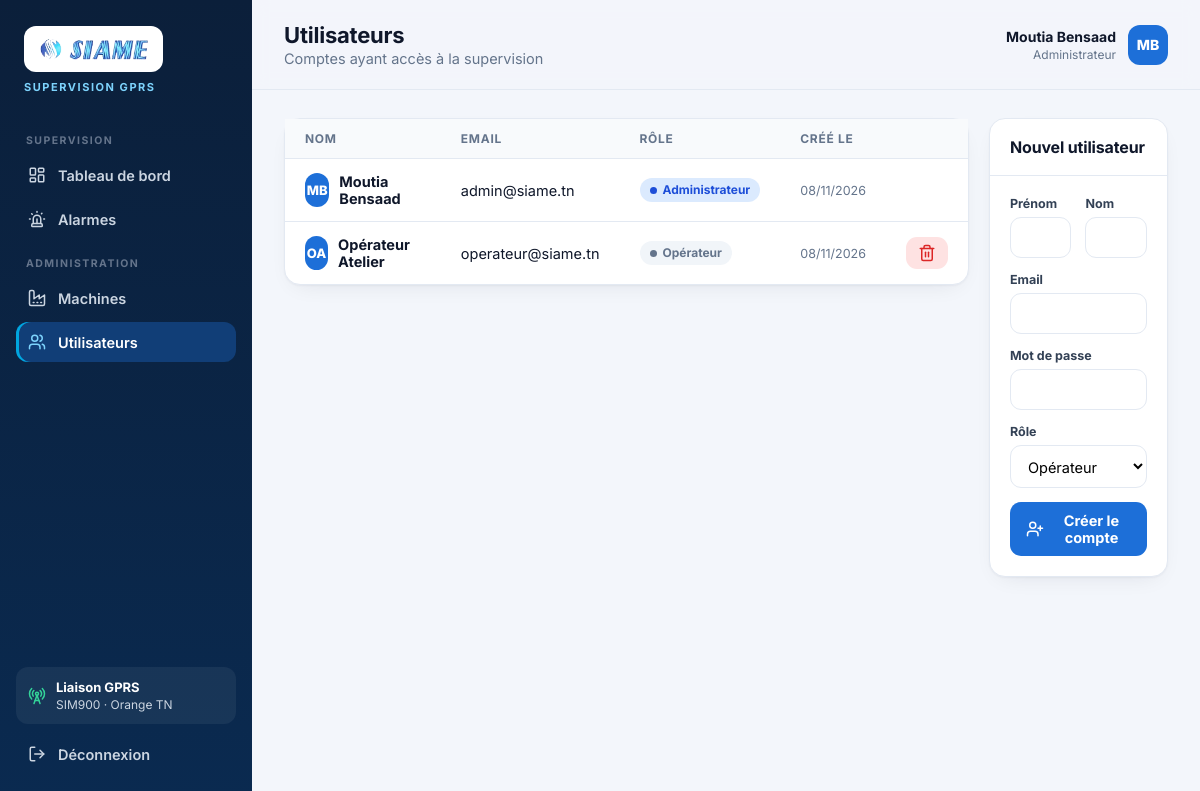
The page /admin/users.php (signed in) on the database its author committed.
### tables this page shows
CREATE TABLE users (
  id            INT AUTO_INCREMENT PRIMARY KEY,
  first_name    VARCHAR(60)  NOT NULL,
  last_name     VARCHAR(60)  NOT NULL,
  email         VARCHAR(120) NOT NULL UNIQUE,
  password_hash VARCHAR(255) NOT NULL,
  role          ENUM('admin','operator') NOT NULL DEFAULT 'operator',
  created_at    DATETIME NOT NULL DEFAULT CURRENT_TIMESTAMP
);

### src/bootstrap.php (called while the page is built, shortened)
<?php
$configFile = __DIR__ . '/../config.php';
$config = require (is_file($configFile) ? $configFile : __DIR__ . '/../config.example.php');
function db(): PDO
{
    static $pdo = null;
    global $config;
    if ($pdo === null) {
        $pdo = new PDO($config['db']['dsn'], $config['db']['user'], $config['db']['password'], [
            PDO::ATTR_ERRMODE => PDO::ERRMODE_EXCEPTION,
            PDO::ATTR_DEFAULT_FETCH_MODE => PDO::FETCH_ASSOC,
        ]);
    }
    return $pdo;
}
function e(mixed $value): string
{
    return htmlspecialchars((string) $value, ENT_QUOTES, 'UTF-8');
}
function base_url(string $path = ''): string
{
    $script = str_replace('\\', '/', $_SERVER['SCRIPT_NAME'] ?? '/');
    $depth = preg_match('#/(admin|api)/[^/]+$#', $script) ? '../' : '';
    return $depth . $path;
}

### public/admin/users.php (the view, shortened to what this page needs)
<?php
require __DIR__ . '/../../src/bootstrap.php';
require __DIR__ . '/../../src/layout.php';
$user = require_admin();
$users = db()->query('SELECT id, first_name, last_name, email, role, created_at FROM users ORDER BY role, last_name')->fetchAll();
page_start('Utilisateurs', 'users', $user, 'Comptes ayant accès à la supervision');
?>
<div class="grid layout-2">
  <section class="card">
    <table class="table">
      <thead><tr><th>Nom</th><th>Email</th><th>Rôle</th><th>Créé le</th><th></th></tr></thead>
      <tbody>
      <?php foreach ($users as $u): ?>
        <tr>
          <td><div style="display:flex;align-items:center;gap:10px"><span class="avatar" style="width:34px;height:34px;font-size:13px"><?= e(mb_strtoupper(mb_substr($u['first_name'], 0, 1) . mb_substr($u['last_name'], 0, 1))) ?></span><span class="cell-main"><?= e($u['first_name'] . ' ' . $u['last_name']) ?></span></div></td>
          <td><?= e($u['email']) ?></td>
          <td><span class="pill <?= $u['role'] === 'admin' ? 'info' : 'off' ?>"><?= $u['role'] === 'admin' ? 'Administrateur' : 'Opérateur' ?></span></td>
          <td class="cell-sub"><?= e(date('d/m/Y', strtotime($u['created_at']))) ?></td>
          <td class="text-right">
            <?php if ((int) $u['id'] !== (int) $user['id']): ?>
              <form method="post" onsubmit="return confirm('Supprimer ce compte ?')">
                <button class="btn btn-danger btn-sm"><i data-lucide="trash-2"></i></button>
              </form>
            <?php endif; ?>
          </td>
        </tr>
      <?php endforeach; ?>
      </tbody>
    </table>
  </section>
  <section class="card">
    <div class="card-head"><h2>Nouvel utilisateur</h2></div>
    <form class="card-body grid" method="post" style="gap:14px">
      <div class="form-grid">
        <div class="field"><label>Prénom</label><input name="first_name" required></div>
        <div class="field"><label>Nom</label><input name="last_name" required></div>
      </div>
      <div class="field"><label>Email</label><input name="email" type="email" required></div>
      <div class="field"><label>Mot de passe</label><input name="password" type="password" minlength="8" required></div>
      <div class="field"><label>Rôle</label><select name="role"><option value="operator">Opérateur</option><option value="admin">Administrateur</option></select></div>
      <button class="btn"><i data-lucide="user-plus"></i>Créer le compte</button>
    </form>
  </section>
</div>
<?php page_end(); ?>

### src/layout.php (shortened to what this page needs)
<?php
function page_start(string $title, string $active, array $user, string $subtitle = ''): void
{
    $nav = [
        ['dashboard', 'dashboard.php', 'layout-dashboard', 'Tableau de bord', false],
        ['alarms', 'alarms.php', 'siren', 'Alarmes', false],
        ['machines', 'admin/machines.php', 'factory', 'Machines', true],
        ['users', 'admin/users.php', 'users', 'Utilisateurs', true],
    ];
    $initials = mb_strtoupper(mb_substr($user['first_name'], 0, 1) . mb_substr($user['last_name'], 0, 1));
    ?>
<!DOCTYPE html>
<html lang="fr">
<head>
  <link rel="stylesheet" href="<?= base_url('assets/css/app.css') ?>">
</head>
<body>
<div class="app">
  <aside class="sidebar">
    <a class="brand" href="<?= base_url('dashboard.php') ?>">
      <span class="brand-logo"><img src="<?= base_url('assets/img/siame.png') ?>" alt="SIAME"></span>
      <span class="brand-sub">Supervision GPRS</span>
    </a>
    <nav>
      <p class="nav-label">Supervision</p>
      <?php foreach ($nav as [$key, $href, $icon, $label, $adminOnly]): ?>
        <?php if ($key === 'machines'): ?><p class="nav-label">Administration</p><?php endif; ?>
        <a class="nav-item <?= $active === $key ? 'active' : '' ?>" href="<?= base_url($href) ?>">
          <i data-lucide="<?= $icon ?>"></i><span><?= $label ?></span>
        </a>
      <?php endforeach; ?>
    </nav>
    <div class="sidebar-foot">
      <div class="gprs"><i data-lucide="radio-tower"></i><div><strong>Liaison GPRS</strong><span>SIM900 · Orange TN</span></div></div>
      <a class="nav-item" href="<?= base_url('logout.php') ?>"><i data-lucide="log-out"></i><span>Déconnexion</span></a>
    </div>
  </aside>
  <div class="main">
    <header class="topbar">
      <div>
        <h1><?= e($title) ?></h1>
        <?php if ($subtitle): ?><p class="muted"><?= e($subtitle) ?></p><?php endif; ?>
      </div>
      <div class="user-chip">
        <div class="text-right">
          <strong><?= e($user['first_name'] . ' ' . $user['last_name']) ?></strong>
          <span><?= $user['role'] === 'admin' ? 'Administrateur' : 'Opérateur' ?></span>
        </div>
        <span class="avatar"><?= e($initials) ?></span>
      </div>
    </header>
    <main class="content">
<?php
}
function page_end(): void
{
    ?>
    </main>
  </div>
</div>
</body>
</html>
<?php
}

### rows shown on the page
users: first_name+last_name "Moutia Bensaad", initials "MB", first_name+last_name "MB", email "admin@siame.tn", role "Administrateur", created_at "08/11/2026"
users: first_name+last_name "OA", first_name+last_name "Opérateur Atelier", email "operateur@siame.tn", role "Opérateur", created_at "08/11/2026"

### other values the page prints
$label "Tableau de bord"
$label "Alarmes"
$label "Machines"
$label "Utilisateurs"
$title "Utilisateurs"
$subtitle "Comptes ayant accès à la supervision"
